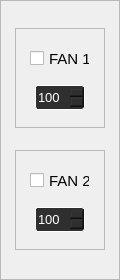
            <widget class="QFrame" name="frame_7">
             <property name="minimumSize">
              <size>
               <width>120</width>
               <height>280</height>
              </size>
             </property>
             <property name="maximumSize">
              <size>
               <width>120</width>
               <height>660</height>
              </size>
             </property>
             <property name="frameShape">
              <enum>QFrame::StyledPanel</enum>
             </property>
             <property name="frameShadow">
              <enum>QFrame::Raised</enum>
             </property>
             <layout class="QVBoxLayout" name="verticalLayout_6">
              <item alignment="Qt::AlignHCenter">
               <widget class="QFrame" name="frame_13">
                <property name="minimumSize">
                 <size>
                  <width>90</width>
                  <height>100</height>
                 </size>
                </property>
                <property name="maximumSize">
                 <size>
                  <width>90</width>
                  <height>100</height>
                 </size>
                </property>
                <property name="frameShape">
                 <enum>QFrame::StyledPanel</enum>
                </property>
                <property name="frameShadow">
                 <enum>QFrame::Raised</enum>
                </property>
                <layout class="QVBoxLayout" name="verticalLayout_5">
                 <item alignment="Qt::AlignHCenter">
                  <widget class="QCheckBox" name="c22_2">
                   <property name="minimumSize">
                    <size>
                     <width>60</width>
                     <height>25</height>
                    </size>
                   </property>
                   <property name="maximumSize">
                    <size>
                     <width>60</width>
                     <height>25</height>
                    </size>
                   </property>
                   <property name="font">
                    <font>
                     <pointsize>11</pointsize>
                    </font>
                   </property>
                   <property name="text">
                    <string>FAN 1</string>
                   </property>
                  </widget>
                 </item>
                 <item alignment="Qt::AlignHCenter">
                  <widget class="QDoubleSpinBox" name="d104">
                   <property name="minimumSize">
                    <size>
                     <width>50</width>
                     <height>25</height>
                    </size>
                   </property>
                   <property name="maximumSize">
                    <size>
                     <width>50</width>
                     <height>25</height>
                    </size>
                   </property>
                   <property name="font">
                    <font>
                     <pointsize>10</pointsize>
                    </font>
                   </property>
                   <property name="styleSheet">
                    <string notr="true">QDoubleSpinBox{
background-color: rgb(47, 47, 47);
color: rgb(255, 255, 255);
border-style: solid;
border-radius:3px;
border-width:1px; 
border-color:white;
}
QDoubleSpinBox:hover{
border-color: rgb(85, 170, 255);
}
QPlainTextEdit:focus{
border-color: rgb(85, 170, 255);
}
QDoubleSpinBox:disabled {
background-color: rgb(63, 63, 63);
color: rgb(0, 0, 0);
border-color:rgb(120, 120, 120)
}</string>
                   </property>
                   <property name="decimals">
                    <number>0</number>
                   </property>
                   <property name="maximum">
                    <double>100.000000000000000</double>
                   </property>
                   <property name="value">
                    <double>100.000000000000000</double>
                   </property>
                  </widget>
                 </item>
                </layout>
               </widget>
              </item>
              <item alignment="Qt::AlignHCenter">
               <widget class="QFrame" name="frame_21">
                <property name="minimumSize">
                 <size>
                  <width>90</width>
                  <height>100</height>
                 </size>
                </property>
                <property name="maximumSize">
                 <size>
                  <width>90</width>
                  <height>100</height>
                 </size>
                </property>
                <property name="frameShape">
                 <enum>QFrame::StyledPanel</enum>
                </property>
                <property name="frameShadow">
                 <enum>QFrame::Raised</enum>
                </property>
                <layout class="QVBoxLayout" name="verticalLayout_3">
                 <item alignment="Qt::AlignHCenter">
                  <widget class="QCheckBox" name="c22_3">
                   <property name="minimumSize">
                    <size>
                     <width>60</width>
                     <height>25</height>
                    </size>
                   </property>
                   <property name="maximumSize">
                    <size>
                     <width>60</width>
                     <height>25</height>
                    </size>
                   </property>
                   <property name="font">
                    <font>
                     <pointsize>11</pointsize>
                    </font>
                   </property>
                   <property name="text">
                    <string>FAN 2</string>
                   </property>
                  </widget>
                 </item>
                 <item alignment="Qt::AlignHCenter">
                  <widget class="QDoubleSpinBox" name="d105">
                   <property name="minimumSize">
                    <size>
                     <width>50</width>
                     <height>25</height>
                    </size>
                   </property>
                   <property name="maximumSize">
                    <size>
                     <width>50</width>
                     <height>25</height>
                    </size>
                   </property>
                   <property name="font">
                    <font>
                     <pointsize>10</pointsize>
                    </font>
                   </property>
                   <property name="styleSheet">
                    <string notr="true">QDoubleSpinBox{
background-color: rgb(47, 47, 47);
color: rgb(255, 255, 255);
border-style: solid;
border-radius:3px;
border-width:1px; 
border-color:white;
}
QDoubleSpinBox:hover{
border-color: rgb(85, 170, 255);
}
QPlainTextEdit:focus{
border-color: rgb(85, 170, 255);
}
QDoubleSpinBox:disabled {
background-color: rgb(63, 63, 63);
color: rgb(0, 0, 0);
border-color:rgb(120, 120, 120)
}</string>
                   </property>
                   <property name="decimals">
                    <number>0</number>
                   </property>
                   <property name="maximum">
                    <double>100.000000000000000</double>
                   </property>
                   <property name="value">
                    <double>100.000000000000000</double>
                   </property>
                  </widget>
                 </item>
                </layout>
               </widget>
              </item>
             </layout>
            </widget>
